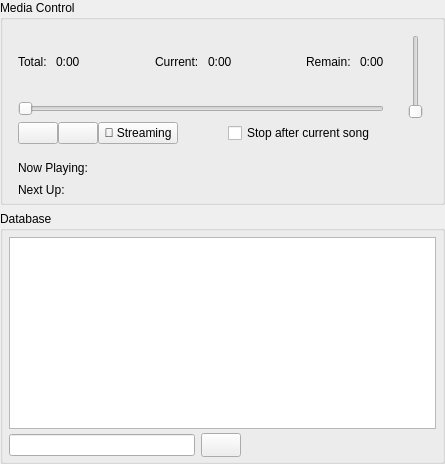
          <widget class="QFrame" name="frame">
           <property name="sizePolicy">
            <sizepolicy hsizetype="Minimum" vsizetype="Preferred">
             <horstretch>0</horstretch>
             <verstretch>0</verstretch>
            </sizepolicy>
           </property>
           <property name="frameShape">
            <enum>QFrame::NoFrame</enum>
           </property>
           <property name="frameShadow">
            <enum>QFrame::Sunken</enum>
           </property>
           <layout class="QVBoxLayout" name="verticalLayout_3">
            <property name="leftMargin">
             <number>0</number>
            </property>
            <property name="topMargin">
             <number>0</number>
            </property>
            <property name="rightMargin">
             <number>0</number>
            </property>
            <property name="bottomMargin">
             <number>0</number>
            </property>
            <item>
             <widget class="QGroupBox" name="groupBox">
              <property name="sizePolicy">
               <sizepolicy hsizetype="Expanding" vsizetype="Fixed">
                <horstretch>0</horstretch>
                <verstretch>0</verstretch>
               </sizepolicy>
              </property>
              <property name="minimumSize">
               <size>
                <width>370</width>
                <height>0</height>
               </size>
              </property>
              <property name="title">
               <string>Media Control</string>
              </property>
              <layout class="QVBoxLayout" name="verticalLayout_4">
               <property name="spacing">
                <number>2</number>
               </property>
               <property name="leftMargin">
                <number>6</number>
               </property>
               <property name="topMargin">
                <number>6</number>
               </property>
               <property name="rightMargin">
                <number>6</number>
               </property>
               <property name="bottomMargin">
                <number>2</number>
               </property>
               <item>
                <widget class="QFrame" name="frame_12">
                 <property name="sizePolicy">
                  <sizepolicy hsizetype="Fixed" vsizetype="Fixed">
                   <horstretch>0</horstretch>
                   <verstretch>0</verstretch>
                  </sizepolicy>
                 </property>
                 <property name="minimumSize">
                  <size>
                   <width>420</width>
                   <height>0</height>
                  </size>
                 </property>
                 <property name="frameShape">
                  <enum>QFrame::NoFrame</enum>
                 </property>
                 <property name="frameShadow">
                  <enum>QFrame::Sunken</enum>
                 </property>
                 <layout class="QHBoxLayout" name="horizontalLayout_10">
                  <property name="spacing">
                   <number>3</number>
                  </property>
                  <property name="leftMargin">
                   <number>0</number>
                  </property>
                  <property name="topMargin">
                   <number>0</number>
                  </property>
                  <property name="rightMargin">
                   <number>0</number>
                  </property>
                  <property name="bottomMargin">
                   <number>0</number>
                  </property>
                  <item>
                   <widget class="QFrame" name="frame_13">
                    <property name="maximumSize">
                     <size>
                      <width>16777215</width>
                      <height>125</height>
                     </size>
                    </property>
                    <property name="frameShape">
                     <enum>QFrame::NoFrame</enum>
                    </property>
                    <property name="frameShadow">
                     <enum>QFrame::Plain</enum>
                    </property>
                    <layout class="QVBoxLayout" name="verticalLayout_8">
                     <property name="leftMargin">
                      <number>0</number>
                     </property>
                     <property name="topMargin">
                      <number>0</number>
                     </property>
                     <property name="rightMargin">
                      <number>0</number>
                     </property>
                     <property name="bottomMargin">
                      <number>9</number>
                     </property>
                     <item>
                      <widget class="QFrame" name="frame_5">
                       <property name="frameShape">
                        <enum>QFrame::NoFrame</enum>
                       </property>
                       <property name="frameShadow">
                        <enum>QFrame::Raised</enum>
                       </property>
                       <layout class="QHBoxLayout" name="horizontalLayout_3">
                        <item>
                         <widget class="QLabel" name="label_3">
                          <property name="text">
                           <string>Total: </string>
                          </property>
                         </widget>
                        </item>
                        <item>
                         <widget class="QLabel" name="labelBmDuration">
                          <property name="text">
                           <string>0:00</string>
                          </property>
                         </widget>
                        </item>
                        <item>
                         <spacer name="horizontalSpacer_5">
                          <property name="orientation">
                           <enum>Qt::Horizontal</enum>
                          </property>
                          <property name="sizeHint" stdset="0">
                           <size>
                            <width>20</width>
                            <height>20</height>
                           </size>
                          </property>
                         </spacer>
                        </item>
                        <item>
                         <widget class="QLabel" name="label_6">
                          <property name="text">
                           <string>Current: </string>
                          </property>
                         </widget>
                        </item>
                        <item>
                         <widget class="QLabel" name="labelBmPosition">
                          <property name="text">
                           <string>0:00</string>
                          </property>
                         </widget>
                        </item>
                        <item>
                         <spacer name="horizontalSpacer_8">
                          <property name="orientation">
                           <enum>Qt::Horizontal</enum>
                          </property>
                          <property name="sizeHint" stdset="0">
                           <size>
                            <width>20</width>
                            <height>20</height>
                           </size>
                          </property>
                         </spacer>
                        </item>
                        <item>
                         <widget class="QLabel" name="label_7">
                          <property name="text">
                           <string>Remain: </string>
                          </property>
                         </widget>
                        </item>
                        <item>
                         <widget class="QLabel" name="labelBmRemaining">
                          <property name="text">
                           <string>0:00</string>
                          </property>
                         </widget>
                        </item>
                       </layout>
                      </widget>
                     </item>
                     <item>
                      <widget class="QFrame" name="frame_6">
                       <property name="sizePolicy">
                        <sizepolicy hsizetype="Preferred" vsizetype="Fixed">
                         <horstretch>0</horstretch>
                         <verstretch>0</verstretch>
                        </sizepolicy>
                       </property>
                       <property name="frameShape">
                        <enum>QFrame::NoFrame</enum>
                       </property>
                       <property name="frameShadow">
                        <enum>QFrame::Raised</enum>
                       </property>
                       <layout class="QVBoxLayout" name="verticalLayout_5">
                        <property name="topMargin">
                         <number>0</number>
                        </property>
                        <property name="bottomMargin">
                         <number>0</number>
                        </property>
                        <item>
                         <widget class="QSlider" name="sliderBmPosition">
                          <property name="focusPolicy">
                           <enum>Qt::NoFocus</enum>
                          </property>
                          <property name="tracking">
                           <bool>true</bool>
                          </property>
                          <property name="orientation">
                           <enum>Qt::Horizontal</enum>
                          </property>
                         </widget>
                        </item>
                        <item>
                         <widget class="QFrame" name="frame_11">
                          <property name="frameShape">
                           <enum>QFrame::NoFrame</enum>
                          </property>
                          <property name="frameShadow">
                           <enum>QFrame::Raised</enum>
                          </property>
                          <layout class="QHBoxLayout" name="horizontalLayout_11">
                           <property name="spacing">
                            <number>0</number>
                           </property>
                           <property name="leftMargin">
                            <number>0</number>
                           </property>
                           <property name="topMargin">
                            <number>0</number>
                           </property>
                           <property name="bottomMargin">
                            <number>0</number>
                           </property>
                           <item>
                            <widget class="QPushButton" name="buttonBmPause">
                             <property name="focusPolicy">
                              <enum>Qt::NoFocus</enum>
                             </property>
                             <property name="toolTip">
                              <string>Pause/unpause playback</string>
                             </property>
                             <property name="text">
                              <string/>
                             </property>
                             <property name="icon">
                              <iconset theme="media-playback-pause">
                               <normaloff>.</normaloff>.</iconset>
                             </property>
                             <property name="iconSize">
                              <size>
                               <width>26</width>
                               <height>26</height>
                              </size>
                             </property>
                             <property name="checkable">
                              <bool>true</bool>
                             </property>
                             <property name="flat">
                              <bool>false</bool>
                             </property>
                            </widget>
                           </item>
                           <item>
                            <widget class="QPushButton" name="buttonBmStop">
                             <property name="focusPolicy">
                              <enum>Qt::NoFocus</enum>
                             </property>
                             <property name="toolTip">
                              <string>Stop playback</string>
                             </property>
                             <property name="text">
                              <string/>
                             </property>
                             <property name="icon">
                              <iconset theme="media-playback-stop">
                               <normaloff>.</normaloff>.</iconset>
                             </property>
                             <property name="iconSize">
                              <size>
                               <width>26</width>
                               <height>26</height>
                              </size>
                             </property>
                             <property name="flat">
                              <bool>false</bool>
                             </property>
                            </widget>
                           </item>
                           <item>
                            <widget class="QPushButton" name="btnBmStreamingServices">
                             <property name="focusPolicy">
                              <enum>Qt::NoFocus</enum>
                             </property>
                             <property name="toolTip">
                              <string>Connect Spotify, YouTube Music, or iTunes</string>
                             </property>
                             <property name="text">
                              <string>🎵 Streaming</string>
                             </property>
                            </widget>
                           </item>
                           <item>
                            <spacer name="horizontalSpacer_2">
                             <property name="orientation">
                              <enum>Qt::Horizontal</enum>
                             </property>
                             <property name="sizeHint" stdset="0">
                              <size>
                               <width>50</width>
                               <height>20</height>
                              </size>
                             </property>
                            </spacer>
                           </item>
                           <item>
                            <widget class="QCheckBox" name="checkBoxBmBreak">
                             <property name="focusPolicy">
                              <enum>Qt::NoFocus</enum>
                             </property>
                             <property name="toolTip">
                              <string>Stop playlist after the current song finishes</string>
                             </property>
                             <property name="text">
                              <string>Stop after current song</string>
                             </property>
                            </widget>
                           </item>
                          </layout>
                         </widget>
                        </item>
                       </layout>
                      </widget>
                     </item>
                    </layout>
                   </widget>
                  </item>
                  <item>
                   <widget class="QFrame" name="frame_14">
                    <property name="frameShape">
                     <enum>QFrame::NoFrame</enum>
                    </property>
                    <property name="frameShadow">
                     <enum>QFrame::Raised</enum>
                    </property>
                    <layout class="QHBoxLayout" name="horizontalLayout_5">
                     <property name="spacing">
                      <number>0</number>
                     </property>
                     <property name="leftMargin">
                      <number>0</number>
                     </property>
                     <property name="topMargin">
                      <number>0</number>
                     </property>
                     <property name="rightMargin">
                      <number>0</number>
                     </property>
                     <property name="bottomMargin">
                      <number>0</number>
                     </property>
                     <item>
                      <widget class="QFrame" name="frame_15">
                       <property name="frameShape">
                        <enum>QFrame::NoFrame</enum>
                       </property>
                       <property name="frameShadow">
                        <enum>QFrame::Plain</enum>
                       </property>
                       <layout class="QVBoxLayout" name="verticalLayout_19">
                        <item>
                         <widget class="VolSlider" name="sliderBmVolume">
                          <property name="minimumSize">
                           <size>
                            <width>22</width>
                            <height>22</height>
                           </size>
                          </property>
                          <property name="baseSize">
                           <size>
                            <width>22</width>
                            <height>22</height>
                           </size>
                          </property>
                          <property name="focusPolicy">
                           <enum>Qt::NoFocus</enum>
                          </property>
                          <property name="maximum">
                           <number>100</number>
                          </property>
                          <property name="orientation">
                           <enum>Qt::Vertical</enum>
                          </property>
                          <property name="invertedAppearance">
                           <bool>false</bool>
                          </property>
                          <property name="invertedControls">
                           <bool>false</bool>
                          </property>
                         </widget>
                        </item>
                        <item>
                         <widget class="QLabel" name="labelVolumeBm">
                          <property name="sizePolicy">
                           <sizepolicy hsizetype="Fixed" vsizetype="Fixed">
                            <horstretch>0</horstretch>
                            <verstretch>0</verstretch>
                           </sizepolicy>
                          </property>
                          <property name="minimumSize">
                           <size>
                            <width>22</width>
                            <height>22</height>
                           </size>
                          </property>
                          <property name="baseSize">
                           <size>
                            <width>22</width>
                            <height>22</height>
                           </size>
                          </property>
                          <property name="text">
                           <string/>
                          </property>
                          <property name="pixmap">
                           <pixmap resource="resources.qrc">:/theme/Icons/autokjbreeze-dark/actions/16/player-volume.svg</pixmap>
                          </property>
                         </widget>
                        </item>
                       </layout>
                      </widget>
                     </item>
                    </layout>
                   </widget>
                  </item>
                 </layout>
                </widget>
               </item>
               <item>
                <widget class="QFrame" name="frame_4">
                 <property name="frameShape">
                  <enum>QFrame::NoFrame</enum>
                 </property>
                 <property name="frameShadow">
                  <enum>QFrame::Plain</enum>
                 </property>
                 <layout class="QHBoxLayout" name="horizontalLayout_2">
                  <property name="topMargin">
                   <number>3</number>
                  </property>
                  <property name="bottomMargin">
                   <number>3</number>
                  </property>
                  <item>
                   <widget class="QLabel" name="label">
                    <property name="sizePolicy">
                     <sizepolicy hsizetype="Minimum" vsizetype="Preferred">
                      <horstretch>0</horstretch>
                      <verstretch>0</verstretch>
                     </sizepolicy>
                    </property>
                    <property name="text">
                     <string>Now Playing:</string>
                    </property>
                    <property name="alignment">
                     <set>Qt::AlignLeading|Qt::AlignLeft|Qt::AlignTop</set>
                    </property>
                   </widget>
                  </item>
                  <item>
                   <widget class="QLabel" name="labelBmPlaying">
                    <property name="sizePolicy">
                     <sizepolicy hsizetype="MinimumExpanding" vsizetype="Preferred">
                      <horstretch>0</horstretch>
                      <verstretch>0</verstretch>
                     </sizepolicy>
                    </property>
                    <property name="frameShape">
                     <enum>QFrame::NoFrame</enum>
                    </property>
                    <property name="text">
                     <string/>
                    </property>
                    <property name="scaledContents">
                     <bool>false</bool>
                    </property>
                    <property name="wordWrap">
                     <bool>true</bool>
                    </property>
                   </widget>
                  </item>
                 </layout>
                </widget>
               </item>
               <item>
                <widget class="QFrame" name="frame_16">
                 <property name="frameShape">
                  <enum>QFrame::NoFrame</enum>
                 </property>
                 <property name="frameShadow">
                  <enum>QFrame::Plain</enum>
                 </property>
                 <layout class="QHBoxLayout" name="horizontalLayout_6">
                  <property name="topMargin">
                   <number>3</number>
                  </property>
                  <property name="bottomMargin">
                   <number>3</number>
                  </property>
                  <item>
                   <widget class="QLabel" name="label_13">
                    <property name="sizePolicy">
                     <sizepolicy hsizetype="Minimum" vsizetype="Preferred">
                      <horstretch>0</horstretch>
                      <verstretch>0</verstretch>
                     </sizepolicy>
                    </property>
                    <property name="text">
                     <string>Next Up:</string>
                    </property>
                    <property name="alignment">
                     <set>Qt::AlignLeading|Qt::AlignLeft|Qt::AlignTop</set>
                    </property>
                   </widget>
                  </item>
                  <item>
                   <widget class="QLabel" name="labelBmNext">
                    <property name="sizePolicy">
                     <sizepolicy hsizetype="MinimumExpanding" vsizetype="Preferred">
                      <horstretch>0</horstretch>
                      <verstretch>0</verstretch>
                     </sizepolicy>
                    </property>
                    <property name="text">
                     <string/>
                    </property>
                    <property name="wordWrap">
                     <bool>true</bool>
                    </property>
                   </widget>
                  </item>
                 </layout>
                </widget>
               </item>
              </layout>
             </widget>
            </item>
            <item>
             <widget class="QGroupBox" name="groupBox_2">
              <property name="sizePolicy">
               <sizepolicy hsizetype="Preferred" vsizetype="MinimumExpanding">
                <horstretch>0</horstretch>
                <verstretch>0</verstretch>
               </sizepolicy>
              </property>
              <property name="title">
               <string>Database</string>
              </property>
              <layout class="QVBoxLayout" name="verticalLayout_6">
               <property name="spacing">
                <number>2</number>
               </property>
               <property name="leftMargin">
                <number>6</number>
               </property>
               <property name="topMargin">
                <number>6</number>
               </property>
               <property name="rightMargin">
                <number>6</number>
               </property>
               <property name="bottomMargin">
                <number>2</number>
               </property>
               <item>
                <widget class="QTableView" name="tableViewBmDb">
                 <property name="frameShape">
                  <enum>QFrame::StyledPanel</enum>
                 </property>
                 <property name="frameShadow">
                  <enum>QFrame::Sunken</enum>
                 </property>
                 <property name="editTriggers">
                  <set>QAbstractItemView::NoEditTriggers</set>
                 </property>
                 <property name="showDropIndicator" stdset="0">
                  <bool>false</bool>
                 </property>
                 <property name="dragEnabled">
                  <bool>true</bool>
                 </property>
                 <property name="dragDropMode">
                  <enum>QAbstractItemView::DragOnly</enum>
                 </property>
                 <property name="alternatingRowColors">
                  <bool>true</bool>
                 </property>
                 <property name="selectionMode">
                  <enum>QAbstractItemView::ExtendedSelection</enum>
                 </property>
                 <property name="selectionBehavior">
                  <enum>QAbstractItemView::SelectRows</enum>
                 </property>
                 <property name="verticalScrollMode">
                  <enum>QAbstractItemView::ScrollPerPixel</enum>
                 </property>
                 <property name="horizontalScrollMode">
                  <enum>QAbstractItemView::ScrollPerPixel</enum>
                 </property>
                 <property name="showGrid">
                  <bool>false</bool>
                 </property>
                 <property name="sortingEnabled">
                  <bool>true</bool>
                 </property>
                 <attribute name="horizontalHeaderCascadingSectionResizes">
                  <bool>true</bool>
                 </attribute>
                 <attribute name="horizontalHeaderShowSortIndicator" stdset="0">
                  <bool>true</bool>
                 </attribute>
                 <attribute name="horizontalHeaderStretchLastSection">
                  <bool>false</bool>
                 </attribute>
                 <attribute name="verticalHeaderVisible">
                  <bool>false</bool>
                 </attribute>
                 <attribute name="verticalHeaderShowSortIndicator" stdset="0">
                  <bool>true</bool>
                 </attribute>
                </widget>
               </item>
               <item>
                <widget class="QFrame" name="frame_17">
                 <property name="frameShape">
                  <enum>QFrame::NoFrame</enum>
                 </property>
                 <property name="frameShadow">
                  <enum>QFrame::Plain</enum>
                 </property>
                 <layout class="QHBoxLayout" name="horizontalLayout_7">
                  <property name="leftMargin">
                   <number>0</number>
                  </property>
                  <property name="topMargin">
                   <number>2</number>
                  </property>
                  <property name="bottomMargin">
                   <number>2</number>
                  </property>
                  <item>
                   <widget class="CustomLineEdit" name="lineEditBmSearch"/>
                  </item>
                  <item>
                   <widget class="QPushButton" name="buttonBmSearch">
                    <property name="minimumSize">
                     <size>
                      <width>24</width>
                      <height>24</height>
                     </size>
                    </property>
                    <property name="baseSize">
                     <size>
                      <width>24</width>
                      <height>24</height>
                     </size>
                    </property>
                    <property name="focusPolicy">
                     <enum>Qt::NoFocus</enum>
                    </property>
                    <property name="toolTip">
                     <string>Search</string>
                    </property>
                    <property name="text">
                     <string/>
                    </property>
                    <property name="icon">
                     <iconset theme="edit-find">
                      <normaloff>.</normaloff>.</iconset>
                    </property>
                    <property name="iconSize">
                     <size>
                      <width>32</width>
                      <height>32</height>
                     </size>
                    </property>
                   </widget>
                  </item>
                  <item>
                   <spacer name="horizontalSpacer_3">
                    <property name="orientation">
                     <enum>Qt::Horizontal</enum>
                    </property>
                    <property name="sizeHint" stdset="0">
                     <size>
                      <width>40</width>
                      <height>20</height>
                     </size>
                    </property>
                   </spacer>
                  </item>
                 </layout>
                </widget>
               </item>
              </layout>
             </widget>
            </item>
           </layout>
          </widget>
